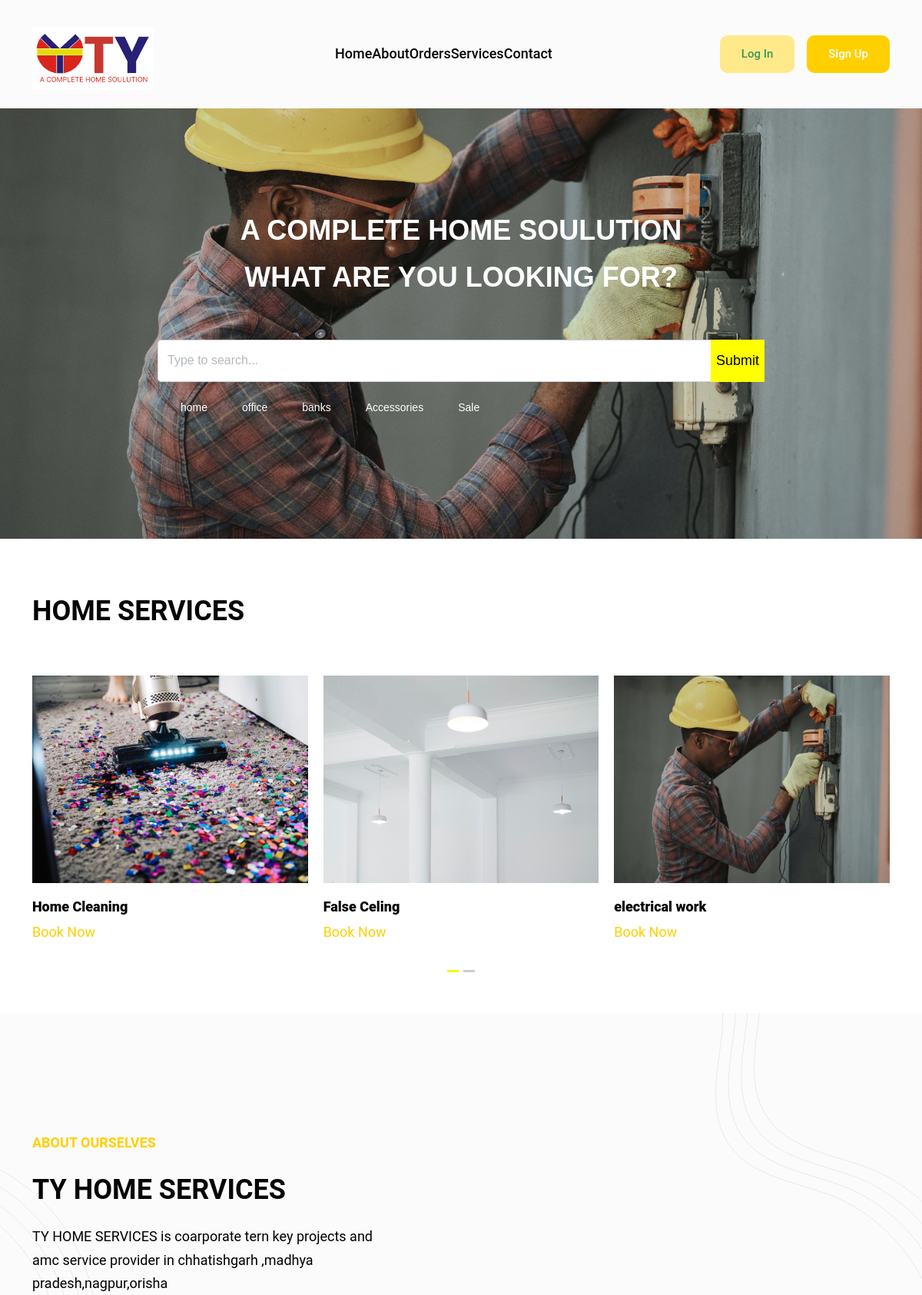
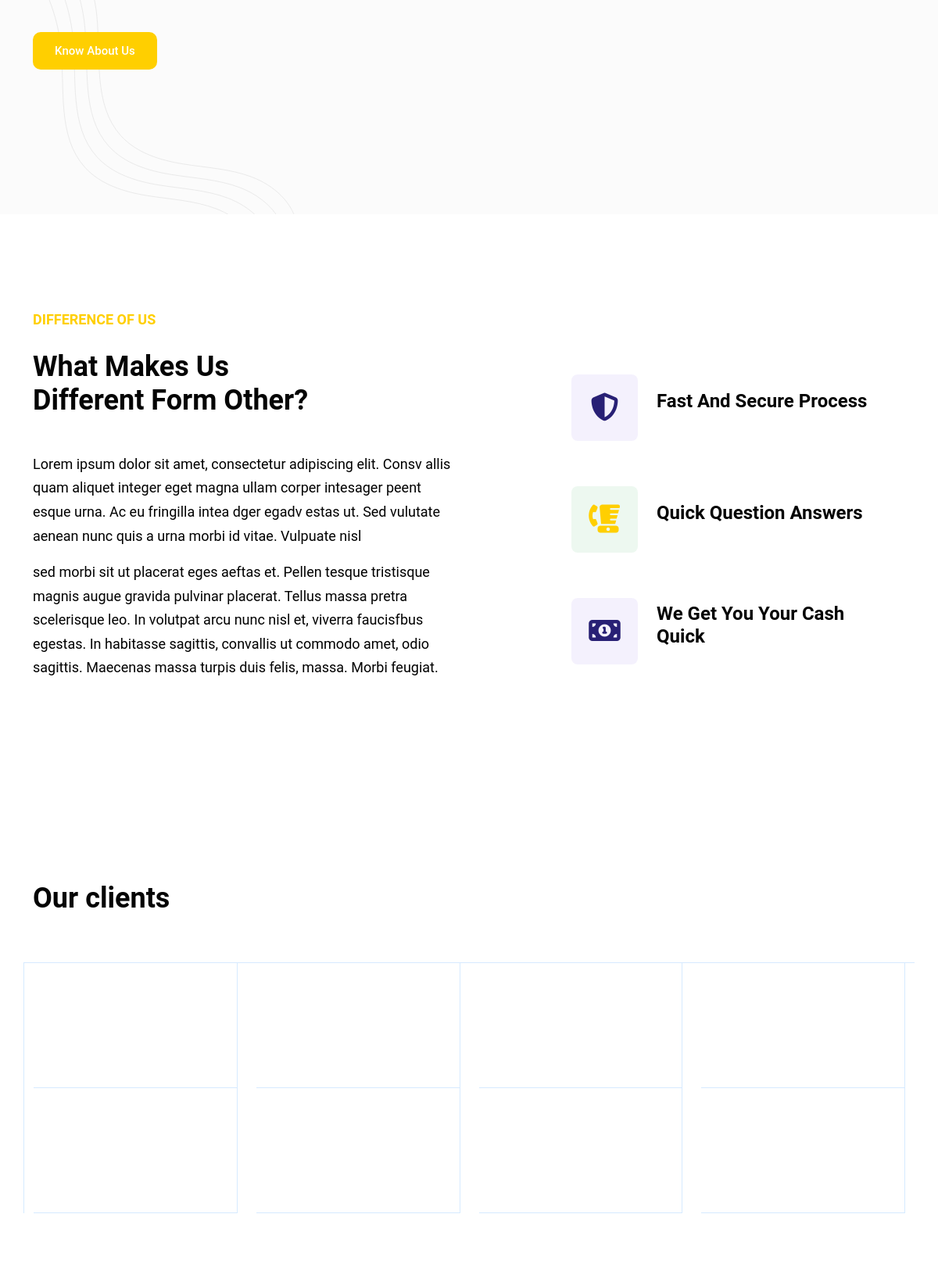
The page / (upper part) on the database its author committed (2 pictures, top to bottom).
### booking/models.py (models this page shows, shortened)
class services(models.Model):
    title=models.CharField(max_length=200,null=True)
    description=models.TextField(max_length=2000,null=True)
    slug = models.SlugField(max_length=1000 , null=True ,)
    category = models.ForeignKey(Category, on_delete=models.CASCADE, null=True)
    location = models.ForeignKey(Location, on_delete=models.CASCADE, null=True)
    photo = models.ImageField(upload_to='featured_image/', null=True)
    service_1 = models.CharField(max_length=200,null=True, blank=True)
    price_1 = models.IntegerField(null=True, blank=True)

### booking/views.py (the view)
# urls.py: path('', home, name='home'),
@csrf_exempt
def home(request):
    service = services.objects.all()
    query = request.POST.get('content', '')
    category = request.POST.get('category', '')
    category_1 = services.objects.filter(category=1).values()
    category_2 = services.objects.filter(category=2).values()
    allPosts= services.objects.filter(title__icontains=query, slug__icontains=query,).values()
    return render(request , 'home.html' ,{'service' : service, 'allPosts': allPosts, 'category_1': category_1, 'category_2': category_2})

### templates/home.html (shortened to what this page needs)
{%include "base.html"%}
{% load static%}
<!DOCTYPE html>
<html lang="en">
<head>
</head>
<body>
<div class="s004">
    <form action="{% url 'booking:search' %}" method="post">
      <fieldset>
        <legend>A COMPLETE HOME SOULUTION <br> WHAT ARE YOU LOOKING FOR?</legend>
        <div class="inner-form">
          <div class="input-field">
            <input class="form-control" name="content" id="choices-text-preset-values" type="text" placeholder="Type to search..." />
            <button style="color: black; background-color: yellow" class="btn-search btn-primary " >Submit</button>
          </div>
        </div>
        <div class="suggestion-wrap">
          <span>home</span>
          <span>office</span>
          <span>banks</span>
          <span>Accessories</span>
          <span>Sale</span>
        </div>
      </fieldset>
    </form>
  </div>
<section class="mt-5">
  <div class="container">
    <div class="row align-items-left">
      <div class="col-lg-5">
        <div class="section-title">
          <h1>HOME SERVICES</h1>
        </div>
      </div>
    </div>
  </div>
</section>
<section  >
    <div class="service-content">
        <div class="site-section  mb-5">
          <div class="container owl-2-style">
            <div class="owl-carousel owl-2">
              {% for c in service %}
              <div class="media-29101">
                <a href="{% url 'booking:services_detail' c.slug %}"><img src="/media/{{c.photo}}" alt="Image" class="service-image"></a>
                <h3><a style="color: black;" href="{% url 'booking:services_detail' c.slug %}">{{c.title}}</a></h3>
                <a href="javascript:void(0)" class="linking"><a href="{% url 'booking:services_detail' c.slug %}"  type="submit">Book Now</a></a>
              </div>
              {% endfor %}
            </div>
          </div>
        </div>
      </div>
</section>
<section class="about-section section bg-tertiary position-relative overflow-hidden">
  <div class="container">
    <div class="row align-items-center">
      <div class="col-lg-5">
        <div class="section-title">
          <p class="text-primary text-uppercase fw-bold mb-3">About Ourselves</p>
          <h1>TY HOME SERVICES</h1>
          <p class="lead mb-0 mt-4">
            <p>TY HOME SERVICES is coarporate tern key projects and amc service provider in chhatishgarh ,madhya pradesh,nagpur,orisha</p>
          </p> <a class="btn btn-primary mt-4" href="about.html">Know About Us</a>
        </div>
      </div>
      <div class="col-lg-7 text-center text-lg-end">
        <img loading="lazy" decoding="async" src="{% static 'images/10144.jpg'%}" alt="About Ourselves" class="img-fluid">
      </div>
    </div>
  </div>
  <div class="has-shapes">
  </div>
</section>
<section class="section">
  <div class="container">
    <div class="row align-items-center justify-content-between">
      <div class="col-lg-6">
        <div class="section-title">
          <p class="text-primary text-uppercase fw-bold mb-3">Difference Of Us</p>
          <h1>What Makes Us <br> Different Form Other?</h1>
          <div class="content mb-0 mt-4">
            <p>Lorem ipsum dolor sit amet, consectetur adipiscing elit. Consv allis quam aliquet integer eget magna
              ullam corper intesager peent esque urna. Ac eu fringilla intea dger egadv estas ut. Sed vulutate aenean
              nunc quis a urna morbi id vitae. Vulpuate nisl</p>
            <p>sed morbi sit ut placerat eges aeftas et. Pellen tesque tristisque magnis augue gravida pulvinar
              placerat. Tellus massa pretra scelerisque leo. In volutpat arcu nunc nisl et, viverra faucisfbus egestas.
              In habitasse sagittis, convallis ut commodo amet, odio sagittis. Maecenas massa turpis duis felis, massa.
              Morbi feugiat.</p>
          </div>
        </div>
      </div>
      <div class="col-lg-5">
        <div class="difference-of-us-item p-3 rounded mr-0 me-lg-4">
          <div class="d-block d-sm-flex align-items-center m-2">
            <div class="icon me-4 mb-4 mb-sm-0"> <i class="fas fa-shield-alt mt-4" style="font-size:36px"></i>
            </div>
            <div class="block">
              <h3 class="mb-3">Fast And Secure Process</h3>
            </div>
          </div>
        </div>
        <div class="difference-of-us-item p-3 rounded mr-0 me-lg-4">
          <div class="d-block d-sm-flex align-items-center m-2">
            <div class="icon me-4 mb-4 mb-sm-0"> <i class="fas fa-blender-phone mt-4" style="font-size:36px"></i>
            </div>
            <div class="block">
              <h3 class="mb-3">Quick Question Answers</h3>
            </div>
          </div>
        </div>
        <div class="difference-of-us-item p-3 rounded mr-0 me-lg-4">
          <div class="d-block d-sm-flex align-items-center m-2">
            <div class="icon me-4 mb-4 mb-sm-0"> <i class="fas fa-money-bill-alt mt-4" style="font-size:36px"></i>
            </div>
            <div class="block">
              <h3 class="mb-3">We Get You Your Cash Quick</h3>
            </div>
          </div>
        </div>
      </div>
    </div>
  </div>
</section>
<section style="margin-bottom: -30px;" class="mt-5">
  <div class="container">
    <div class="row align-items-left">
      <div class="col-lg-5">
        <div class="section-title">
          <h1>Our clients</h1>
        </div>
      </div>
    </div>
  </div>
</section>
<section id="clients" class="section-bg">
  <div class="container">
    <div class="row no-gutters clients-wrap clearfix wow fadeInUp" style="visibility: visible; animation-name: fadeInUp;">
      <div class="col-lg-3 col-md-4 col-xs-6">
        <div class="client-logo">
        </div>
      </div>
      <div class="col-lg-3 col-md-4 col-xs-6">
        <div class="client-logo">
        </div>
      </div>
      <div class="col-lg-3 col-md-4 col-xs-6">
        <div class="client-logo">
        </div>
      </div>
      <div class="col-lg-3 col-md-4 col-xs-6">
        <div class="client-logo">
        </div>
      </div>
      <div class="col-lg-3 col-md-4 col-xs-6">
        <div class="client-logo">
        </div>
      </div>
      <div class="col-lg-3 col-md-4 col-xs-6">
        <div class="client-logo">
        </div>
      </div>
      <div class="col-lg-3 col-md-4 col-xs-6">
        <div class="client-logo">
        </div>
      </div>
      <div class="col-lg-3 col-md-4 col-xs-6">
        <div class="client-logo">
        </div>
      </div>
    </div>
  </div>
</section>

### static/service-css/style.css (style rules this page uses)
body { font-family: "Roboto", -apple-system, BlinkMacSystemFont, "Segoe UI", Roboto, "Helvetica Neue", Arial, "Noto Sans", sans-serif, "Apple Color Emoji", "Segoe UI Emoji", "Segoe UI Symbol", "Noto Color Emoji"; }
p { color: #b3b3b3; font-weight: 300; }
h1, h2, h3, h4, h5, h6, .h1, .h2, .h3, .h4, .h5, .h6 { font-family: "Roboto", -apple-system, BlinkMacSystemFont, "Segoe UI", Roboto, "Helvetica Neue", Arial, "Noto Sans", sans-serif, "Apple Color Emoji", "Segoe UI Emoji", "Segoe UI Symbol", "Noto Color Emoji"; }
a { -webkit-transition: .3s all ease; -o-transition: .3s all ease; transition: .3s all ease; }
a, a:hover { text-decoration: none !important; }
.service-content { padding: 2rem 0; }
.media-29101 img { margin-bottom: 20px; min-height: 15em !important; max-height: 15em !important; }
.media-29101 h3 { font-size: 18px; font-weight: 900 !important; }
.media-29101 h3 a { color: #7c7d6c; }

### static/search-css/main.css (style rules this page uses)
html { line-height: 1.15; -ms-text-size-adjust: 100%; -webkit-text-size-adjust: 100%; }
body { margin: 0; }
article, aside, footer, header, nav, section { display: block; }
h1 { font-size: 2em; margin: 0.67em 0; }
a { background-color: transparent; -webkit-text-decoration-skip: objects; }
img { border-style: none; }
button, input, optgroup, select, textarea { font-family: sans-serif; font-size: 100%; line-height: 1.15; margin: 0; }
button, input { overflow: visible; }
button, select { text-transform: none; }
button, html [type="button"], [type="reset"], [type="submit"] { -webkit-appearance: button; }
fieldset { padding: 0.35em 0.75em 0.625em; }
legend { box-sizing: border-box; color: inherit; display: table; max-width: 100%; padding: 0; white-space: normal; }
html { height: 100%; }
fieldset { margin: 0; padding: 0; -webkit-margin-start: 0; -webkit-margin-end: 0; -webkit-padding-before: 0; -webkit-padding-start: 0; -webkit-padding-end: 0; -webkit-padding-after: 0; border: 0; }
legend { margin: 0; padding: 0; display: block; -webkit-padding-start: 0; -webkit-padding-end: 0; }
* { box-sizing: border-box; }
.s004 { min-height: 70vh; display: -ms-flexbox; display: flex; -ms-flex-pack: center; justify-content: center; -ms-flex-align: center; align-items: center; font-family: 'Poppins', sans-serif; background: url("../images/front_img.jpg"); background-size: cover; background-position: center center; padding: 15px; }
.s004 form { width: 100%; max-width: 790px; }
.s004 form legend { font-size: 36px; color: #fff; font-weight: 800; text-align: center; margin-bottom: 50px; }
.s004 form .inner-form { width: 100%; margin-bottom: 17px; }
.s004 form .inner-form .input-field { width: 100%; position: relative; }
.s004 form .inner-form .input-field .btn-search { width: 70px; display: -ms-flexbox; display: flex; -ms-flex-align: center; align-items: center; position: absolute; right: 0; top: 0; height: 100%; background: transparent; border: 0; padding: 0; cursor: pointer; display: flex; -ms-flex-pack: center; justify-content: center; align-items: center; }
.s004 form .suggestion-wrap { padding: 0 15px; }
.s004 form .suggestion-wrap span { font-size: 14px; font-family: 'Helvetica', sans-serif; display: inline-block; padding: 0 15px; line-height: 32px; color: #fff; border-radius: 16px; margin-right: 10px; margin-bottom: 10px; }

### templates/base.html (style rules this page uses)
p { font-size: 18px; color: black; font-weight: 400; }
.content { padding-top: 20px; padding-bottom: 20px; }

### templates/home.html (style rules this page uses)
p { font-size: 18px; color: black; font-weight: 400; }
body { font-size:18px; font-weight: 400; }
#clients { padding: 60px 0; }
#clients .clients-wrap { border-top: 1px solid #d6eaff; border-left: 1px solid #d6eaff; margin-bottom: 30px; }
#clients .client-logo { padding: 64px; display: -webkit-box; display: -webkit-flex; display: -ms-flexbox; display: flex; -webkit-box-pack: center; -webkit-justify-content: center; -ms-flex-pack: center; justify-content: center; -webkit-box-align: center; -webkit-align-items: center; -ms-flex-align: center; align-items: center; border-right: 1px solid #d6eaff; border-bottom: 1px solid #d6eaff; overflow: hidden; background: #fff; height: 160px; }

### rows shown on the page
services: photo (picture), title "Home Cleaning"
services: photo (picture), title "False Celing"
services: photo (picture), title "electrical work"
